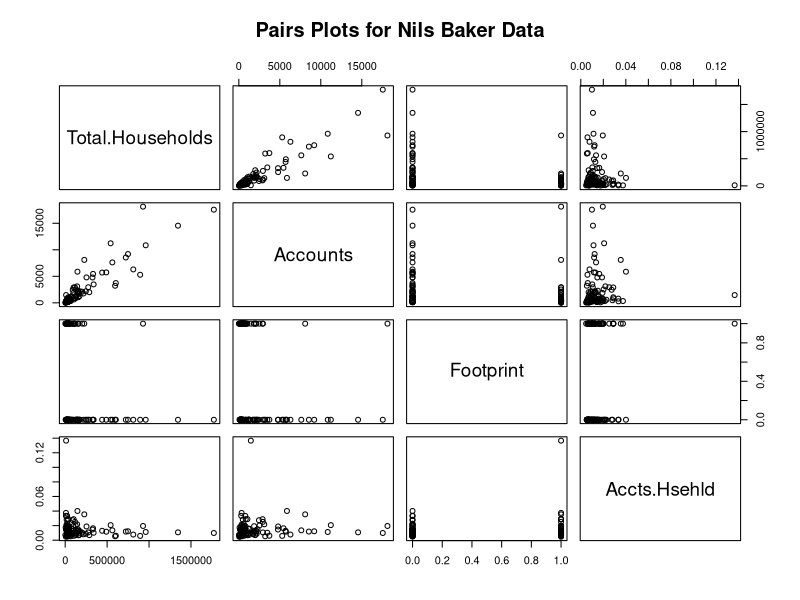

Recreate this plot in R.
## ---- chunk 1
d <- read.csv("41330723.csv", header = TRUE, stringsAsFactors = FALSE)
d <- d[1:120, ] # last two rows contain no data
names(d) <- c("ID", "Total.Households", "Accounts", "Footprint")

for (i in 2:3) {
  d[[i]] <- gsub(",", "", d[[i]])
  d[[i]] <- as.numeric(d[[i]])
}
d[["Footprint"]][d[["Footprint"]] == "Outside"] <- 0
d[["Footprint"]][d[["Footprint"]] == "Inside"] <- 1
d[["Footprint"]] <- as.numeric(d[["Footprint"]])
d[["ID"]] <- as.numeric(d[["ID"]])
d[["Accts.Hsehld"]] <- d[["Accounts"]] / d[["Total.Households"]]
## ---- chunk 2
cor(d)
## ---- chunk 3
lm_1 <- lm(Accounts ~ Total.Households, data = d)
summary(lm_1)

lm_2 <- lm(Accounts ~ Footprint, data = d)
summary(lm_2)

lm_3 <- lm(Accounts ~ Accts.Hsehld, data = d)
summary(lm_3)
## ---- chunk 4
head(d)
## ---- chunk 5
pairs(d[2:length(d)], main = "Pairs Plots for Nils Baker Data")
